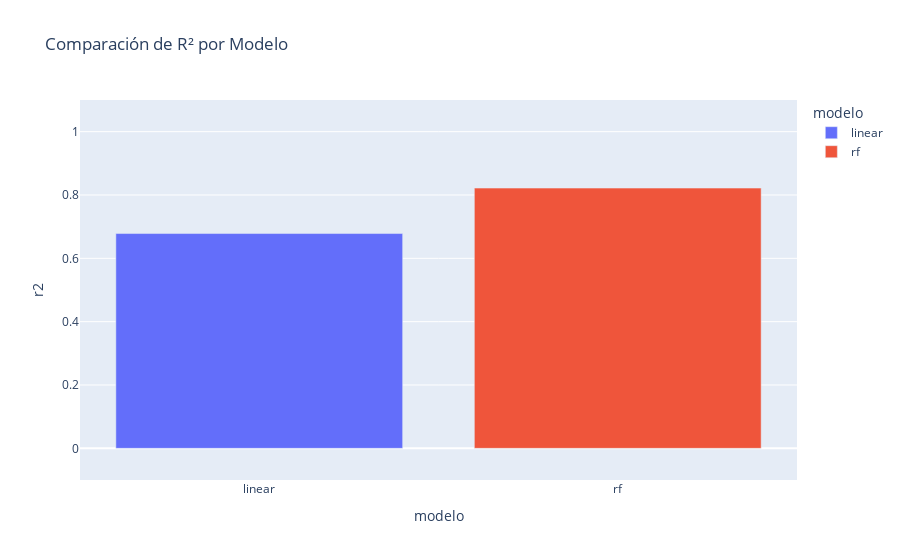

Source (notebook cell):
### Markdown cell above
## 3. Comparación de Métricas (Ajuste: R²)

Comparamos el R² (Coeficiente de Determinación). Esta métrica nos dice qué porcentaje de la variación del precio es explicada por nuestro modelo. **Valores más altos (cercanos a 1) son mejores.**

### Code cell
# Gráfico 2: Solo para R² (tiene su propia escala de 0 a 1)
fig_r2 = px.bar(df_metrics, 
             x='modelo', 
             y='r2', 
             color='modelo',
             title='Comparación de R² por Modelo')

# Ajustamos el rango del eje Y para que sea visible (ej. de -0.1 a 1.1)
fig_r2.update_yaxes(range=[min(-0.1, df_metrics['r2'].min() - 0.1), 1.1])
fig_r2.show()

### Figure 1 — Plotly figure (JSON) as saved in the notebook; plotly's stock layout.template omitted (floating-point values rounded to 4 significant figures)
{"data": [{"hovertemplate": "modelo=%{x}<br>r2=%{y}<extra></extra>", "legendgroup": "linear", "marker": {"color": "#636efa", "pattern": {"shape": ""}}, "name": "linear", "orientation": "v", "showlegend": true, "textposition": "auto", "type": "bar", "x": ["linear"], "xaxis": "x", "y": [0.6783], "yaxis": "y"}, {"hovertemplate": "modelo=%{x}<br>r2=%{y}<extra></extra>", "legendgroup": "rf", "marker": {"color": "#EF553B", "pattern": {"shape": ""}}, "name": "rf", "orientation": "v", "showlegend": true, "textposition": "auto", "type": "bar", "x": ["rf"], "xaxis": "x", "y": [0.8218], "yaxis": "y"}], "layout": {"barmode": "relative", "legend": {"title": {"text": "modelo"}, "tracegroupgap": 0}, "title": {"text": "Comparación de R² por Modelo"}, "xaxis": {"anchor": "y", "categoryarray": ["linear", "rf"], "categoryorder": "array", "domain": [0, 1], "title": {"text": "modelo"}}, "yaxis": {"anchor": "x", "domain": [0, 1], "range": [-0.1, 1.1], "title": {"text": "r2"}}}}
